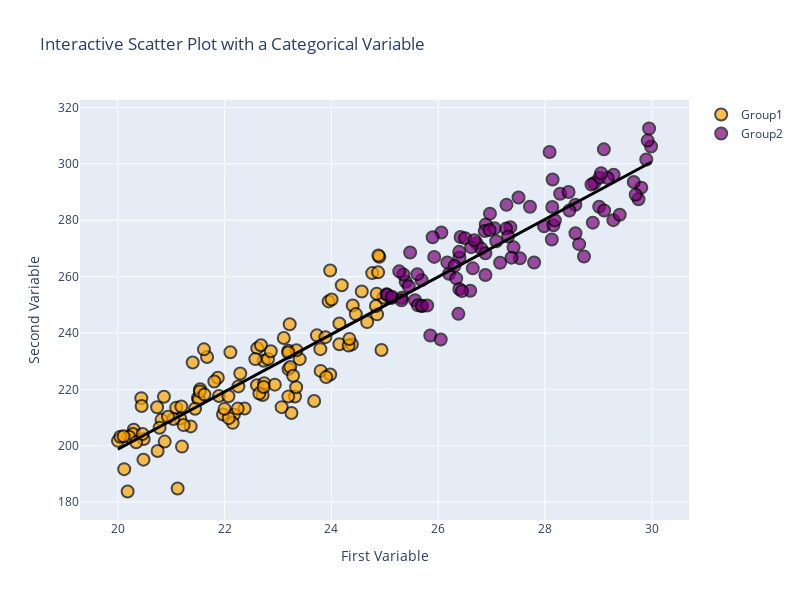

Source (notebook cell):
### Markdown cell above
## Add a trendline (linear or polynomial)

Adding a trendline to a [scatter plot](https://python-graph-gallery.com/scatter-plot/) serves the purpose of visually representing the **overall trend or pattern** in the data. It helps in understanding the general **relationship** between two variables and provides insights into how they might be related.

For this purpose, we've created a function `fit_trendline()` to **fit a relationship** between 2 quantitative variables, for a **given degree**. A degree of 1 is equivalent to fit a **linear** relationship. 

Once the data has been fitted, simply **add the line** to the graph and define a few styling parameters.

### Code cell
# Function to fit linear or polynomial trendline
def fit_trendline(x, y, degree):
    coeffs = np.polyfit(x, y, degree)
    return np.polyval(coeffs, x)

# Create a dictionary to map categories to colors
category_colors = {
    'Group1': 'orange',
    'Group2': 'purple'
}

# Create the scatter plot (for the moment: a blank graph)
fig = go.Figure()

# Add the scatter trace with color based on the category_variable
for category, color in category_colors.items():
    category_data = df[df['categorical_variable'] == category]
    fig.add_trace(go.Scatter(
        x=category_data['first_variable'], # Variable in the x-axis
        y=category_data['second_variable'], # Variable in the y-axis
        mode='markers', # This explicitly states that we want our observations to be represented by points
        name=category,
        
        # Properties associated with points 
        marker=dict(
            size=12,
            color=color,
            opacity=0.7,
            line=dict(width=2, color='black') # Properties of the edges
        ),
    ))

# Fit the data with our function
trendline_y = fit_trendline(df['first_variable'], df['second_variable'], degree=1)
    
fig.add_trace(go.Scatter(
    x=df['first_variable'],
    y=trendline_y,
    mode='lines',
    line=dict(color='black', dash='solid', width=3), # Dash the line to distinguish trendlines
    showlegend=False  # Remove trendline from the legend
))

# Customize the layout and change the figure size
fig.update_layout(
    title='Interactive Scatter Plot with a Categorical Variable', # Title
    xaxis_title='First Variable', # x-axis name
    yaxis_title='Second Variable', # y-axis name
    width=800,  # Set the width of the figure to 800 pixels
    height=600  # Set the height of the figure to 600 pixels
)

### Figure 1 — Plotly figure (JSON) as saved in the notebook; plotly's stock layout.template omitted (floating-point values rounded to 4 significant figures; data arrays with more than 128 entries replaced by an {"elided": "..."} marker saying what was removed)
{"data": [{"marker": {"color": "orange", "line": {"color": "black", "width": 2}, "opacity": 0.7, "size": 12}, "mode": "markers", "name": "Group1", "type": "scatter", "x": [23.8, 24.4, 21.97, 24.77, 21.5, 24.97, 22.73, 22.18, 20.82, 24.57, 20.0, 21.09, 22.15, 23.25, 23.41, 24.15, 20.87, 22.61, 24.67, 21.89, 23.32, 24.46, 21.54, 23.34, 23.2, 20.75, 21.19, 24.38, 23.07, 23.2, 21.87, 24.9, 24.86, 23.79, 22.29, 23.22, 21.17, 23.98, 21.67, 22.81, 23.23, 22.74, 24.2, 23.95, 24.94, 21.52, 20.49, 24.15, 21.37, 21.04, 22.61, 21.61, 22.94, 22.68, 24.32, 20.3, 24.88, 22.38, 20.44, 21.54, 22.07, 20.12, 20.29, 20.21, 21.62, 20.05, 21.45, 20.19, 20.74, 22.11, 21.23, 23.73, 23.9, 21.81, 24.88, 21.12, 20.94, 23.89, 20.78, 24.34, 20.45, 22.26, 20.48, 20.11, 22.58, 22.71, 22.65, 23.19, 23.35, 21.4, 22.87, 23.28, 22.08, 24.83, 23.98, 20.35, 20.88, 24.0, 22.0, 23.19, 22.73, 22.25, 23.68, 20.46, 21.2, 23.11, 24.85], "y": [226.6, 249.8, 211.1, 261.2, 217.0, 252.6, 230.1, 211.0, 209.2, 254.7, 201.7, 213.5, 208.1, 211.6, 230.7, 243.4, 217.3, 221.5, 243.9, 217.6, 217.5, 246.7, 220.0, 220.8, 227.2, 198.1, 213.9, 235.9, 213.7, 233.7, 224.1, 267.0, 246.6, 234.3, 225.6, 243.1, 209.6, 225.3, 231.5, 230.8, 227.9, 222.2, 257.0, 251.2, 233.9, 216.5, 202.4, 236.0, 206.9, 209.5, 234.6, 234.2, 221.7, 235.7, 235.5, 205.7, 267.5, 213.2, 216.9, 219.2, 217.6, 191.7, 204.2, 203.2, 218.2, 203.2, 213.1, 183.8, 213.7, 233.2, 207.3, 239.2, 224.4, 222.8, 261.5, 184.8, 210.3, 238.5, 206.4, 237.9, 214.1, 221.0, 195.0, 203.4, 230.7, 218.0, 218.5, 217.4, 233.9, 229.5, 233.5, 224.8, 209.8, 249.6, 262.2, 201.2, 201.5, 251.9, 213.1, 233.1, 220.8, 213.2, 215.9, 204.2, 199.7, 238.2, 253.9]}, {"marker": {"color": "purple", "line": {"color": "black", "width": 2}, "opacity": 0.7, "size": 12}, "mode": "markers", "name": "Group2", "type": "scatter", "x": [26.06, 29.99, 25.03, 28.73, 27.35, 26.6, 27.41, 27.53, 26.72, 26.38, 26.8, 25.57, 25.62, 25.93, 27.8, 27.98, 26.89, 29.75, 29.8, 25.39, 25.85, 26.42, 27.16, 28.9, 28.13, 29.92, 27.72, 25.7, 25.48, 28.09, 26.2, 25.45, 26.97, 29.02, 27.37, 29.28, 28.57, 26.4, 26.17, 28.16, 28.28, 26.34, 29.29, 28.92, 29.9, 28.19, 28.46, 29.02, 26.87, 28.44, 26.4, 26.5, 27.27, 26.05, 25.69, 26.45, 25.12, 29.17, 29.7, 28.64, 28.14, 25.69, 28.14, 29.1, 28.87, 29.05, 25.04, 29.66, 28.57, 25.14, 25.35, 27.28, 29.95, 27.5, 25.9, 27.09, 29.4, 25.32, 25.27, 25.79, 26.39, 26.65, 26.88, 27.06, 26.62, 25.61, 27.31, 26.68, 26.31, 26.88, 29.11, 25.31, 26.96], "y": [275.7, 306.2, 253.7, 267.1, 277.6, 255.0, 270.4, 266.5, 271.9, 246.8, 270.0, 251.6, 249.8, 267.0, 265.0, 277.9, 278.5, 287.4, 291.6, 258.1, 239.1, 274.0, 264.9, 279.2, 273.2, 308.3, 284.8, 249.5, 268.5, 304.2, 261.0, 256.6, 282.4, 284.8, 266.7, 280.0, 285.5, 266.8, 265.0, 278.2, 289.4, 259.4, 296.2, 293.2, 301.6, 280.0, 283.5, 295.1, 276.2, 290.0, 255.6, 273.7, 277.0, 237.7, 249.6, 254.9, 252.4, 295.0, 289.0, 271.5, 284.7, 258.8, 294.5, 305.2, 292.7, 296.7, 253.6, 293.6, 275.4, 252.8, 260.7, 285.5, 312.6, 288.1, 274.0, 272.5, 282.0, 252.5, 261.9, 249.7, 268.8, 262.9, 260.6, 277.1, 270.5, 260.9, 274.2, 272.9, 263.8, 268.3, 283.4, 251.6, 276.6]}, {"line": {"color": "black", "dash": "solid", "width": 3}, "mode": "lines", "showlegend": false, "type": "scatter", "x": {"elided": "200 float values"}, "y": {"elided": "200 float values"}}], "layout": {"height": 600, "title": {"text": "Interactive Scatter Plot with a Categorical Variable"}, "width": 800, "xaxis": {"title": {"text": "First Variable"}}, "yaxis": {"title": {"text": "Second Variable"}}}}
